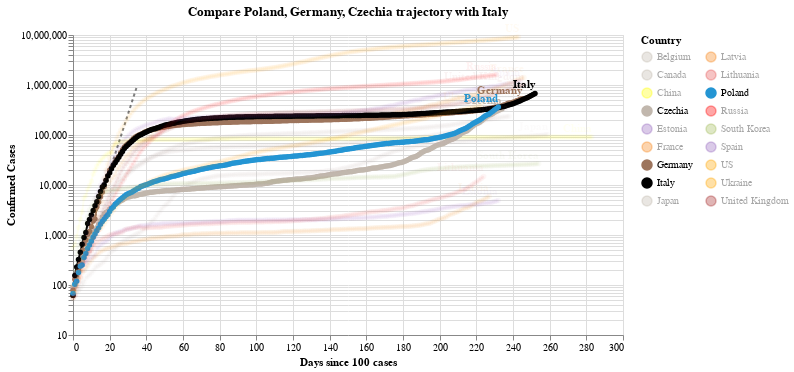

Notebook code for this chart:
### Code cell
#hide_input
chart2 = make_since_chart(dff2,['Poland', 'Germany', 'Czechia'], baseline_countries)
chart2

### Figure 1 — Vega-Lite specification as saved in the notebook (floating-point values rounded to 4 significant figures; data arrays with more than 128 entries replaced by an {"elided": "..."} marker saying what was removed)
{"config": {"view": {"continuousWidth": 400, "continuousHeight": 300}}, "layer": [{"data": {"name": "data-628230001892d6798b50651be41d1b3e"}, "mark": {"type": "line", "color": "black", "opacity": 0.5, "strokeDash": [3, 3]}, "encoding": {"x": {"type": "quantitative", "field": "Days since 100 cases"}, "y": {"type": "quantitative", "field": "Confirmed Cases"}}}, {"data": {"name": "data-ac5e822396120a3df5966b580155e613"}, "mark": {"type": "line", "point": true}, "encoding": {"color": {"type": "nominal", "field": "Country", "legend": {"columns": 2}, "scale": {"domain": ["Belgium", "Canada", "China", "Czechia", "Estonia", "France", "Germany", "Italy", "Japan", "Latvia", "Lithuania", "Poland", "Russia", "South Korea", "Spain", "US", "Ukraine", "United Kingdom"], "range": ["#C1B7AD", "#C1B7AD", "yellow", "#C1B7AD", "#9467bd", "#F58518", "#9D755D", "black", "#C1B7AD", "#F58518", "#E45756", "#2495D3", "red", "#A1BA59", "#9467bd", "orange", "orange", "brown"]}}, "opacity": {"condition": {"value": 1, "selection": "selector002"}, "value": 0.05}, "tooltip": [{"type": "nominal", "field": "Country"}, {"type": "temporal", "field": "Date"}, {"type": "quantitative", "field": "Confirmed Cases"}, {"type": "quantitative", "field": "Days since 100 cases"}], "x": {"type": "quantitative", "field": "Days since 100 cases"}, "y": {"type": "quantitative", "field": "Confirmed Cases", "scale": {"type": "log"}}}, "selection": {"selector002": {"type": "multi", "fields": ["Country"], "bind": "legend", "init": [{"Country": "Poland"}, {"Country": "Germany"}, {"Country": "Czechia"}, {"Country": "Italy"}]}}, "width": 550}, {"data": {"name": "data-ac5e822396120a3df5966b580155e613"}, "mark": {"type": "text", "align": "right", "dy": -8, "fontWeight": "bold"}, "encoding": {"color": {"type": "nominal", "field": "Country", "legend": {"columns": 2}, "scale": {"domain": ["Belgium", "Canada", "China", "Czechia", "Estonia", "France", "Germany", "Italy", "Japan", "Latvia", "Lithuania", "Poland", "Russia", "South Korea", "Spain", "US", "Ukraine", "United Kingdom"], "range": ["#C1B7AD", "#C1B7AD", "yellow", "#C1B7AD", "#9467bd", "#F58518", "#9D755D", "black", "#C1B7AD", "#F58518", "#E45756", "#2495D3", "red", "#A1BA59", "#9467bd", "orange", "orange", "brown"]}}, "opacity": {"condition": {"value": 1, "selection": "selector002"}, "value": 0.05}, "text": {"type": "nominal", "field": "Country"}, "tooltip": [{"type": "nominal", "field": "Country"}, {"type": "temporal", "field": "Date"}, {"type": "quantitative", "field": "Confirmed Cases"}, {"type": "quantitative", "field": "Days since 100 cases"}], "x": {"type": "quantitative", "field": "Days since 100 cases"}, "y": {"type": "quantitative", "field": "Confirmed Cases", "scale": {"type": "log"}}}, "transform": [{"filter": "(datum['Date'] >= 1604102400000)"}], "width": 550}], "title": "Compare Poland, Germany, Czechia trajectory with Italy", "$schema": "https://vega.github.io/schema/vega-lite/v4.8.1.json", "datasets": {"data-628230001892d6798b50651be41d1b3e": [{"Days since 100 cases": 0, "Confirmed Cases": 100.0}, {"Days since 100 cases": 1, "Confirmed Cases": 130.0}, {"Days since 100 cases": 2, "Confirmed Cases": 169.0}, {"Days since 100 cases": 3, "Confirmed Cases": 219.7}, {"Days since 100 cases": 4, "Confirmed Cases": 285.6}, {"Days since 100 cases": 5, "Confirmed Cases": 371.3}, {"Days since 100 cases": 6, "Confirmed Cases": 482.7}, {"Days since 100 cases": 7, "Confirmed Cases": 627.5}, {"Days since 100 cases": 8, "Confirmed Cases": 815.7}, {"Days since 100 cases": 9, "Confirmed Cases": 1060.0}, {"Days since 100 cases": 10, "Confirmed Cases": 1379.0}, {"Days since 100 cases": 11, "Confirmed Cases": 1792.0}, {"Days since 100 cases": 12, "Confirmed Cases": 2330.0}, {"Days since 100 cases": 13, "Confirmed Cases": 3029.0}, {"Days since 100 cases": 14, "Confirmed Cases": 3937.0}, {"Days since 100 cases": 15, "Confirmed Cases": 5119.0}, {"Days since 100 cases": 16, "Confirmed Cases": 6654.0}, {"Days since 100 cases": 17, "Confirmed Cases": 8650.0}, {"Days since 100 cases": 18, "Confirmed Cases": 11250.0}, {"Days since 100 cases": 19, "Confirmed Cases": 14620.0}, {"Days since 100 cases": 20, "Confirmed Cases": 19000.0}, {"Days since 100 cases": 21, "Confirmed Cases": 24710.0}, {"Days since 100 cases": 22, "Confirmed Cases": 32120.0}, {"Days since 100 cases": 23, "Confirmed Cases": 41750.0}, {"Days since 100 cases": 24, "Confirmed Cases": 54280.0}, {"Days since 100 cases": 25, "Confirmed Cases": 70560.0}, {"Days since 100 cases": 26, "Confirmed Cases": 91730.0}, {"Days since 100 cases": 27, "Confirmed Cases": 119300.0}, {"Days since 100 cases": 28, "Confirmed Cases": 155000.0}, {"Days since 100 cases": 29, "Confirmed Cases": 201500.0}, {"Days since 100 cases": 30, "Confirmed Cases": 262000.0}, {"Days since 100 cases": 31, "Confirmed Cases": 340600.0}, {"Days since 100 cases": 32, "Confirmed Cases": 442800.0}, {"Days since 100 cases": 33, "Confirmed Cases": 575600.0}, {"Days since 100 cases": 34, "Confirmed Cases": 748300.0}, {"Days since 100 cases": 35, "Confirmed Cases": 972800.0}], "data-ac5e822396120a3df5966b580155e613": {"elided": "4371 records"}}}
